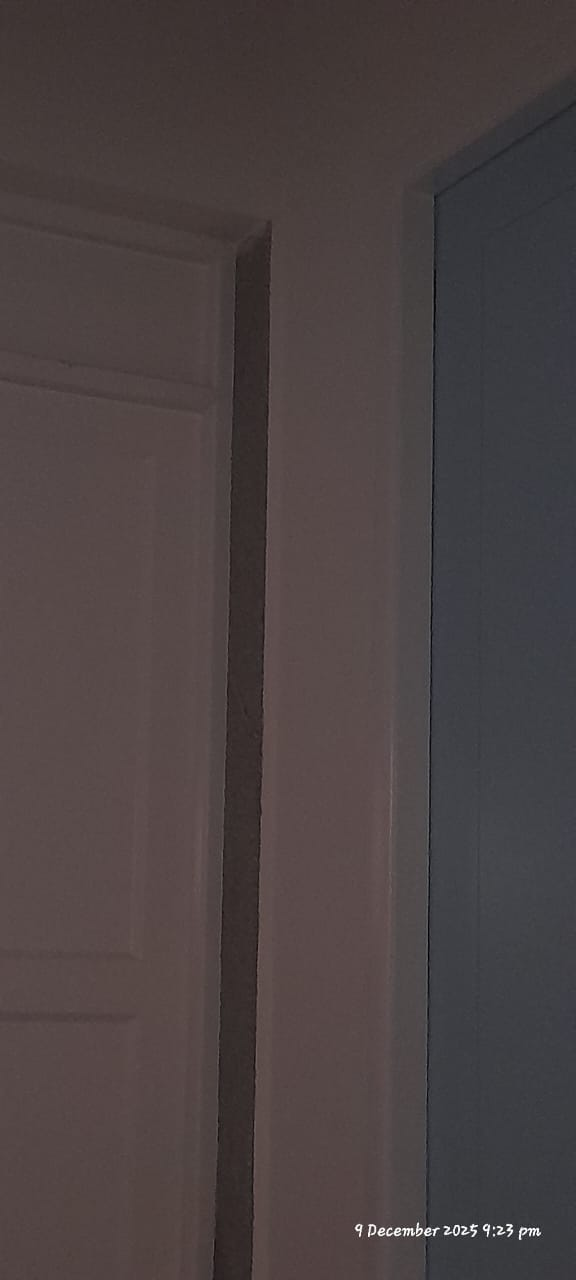
#> input picture Q6/low_light.jpg, 576 x 1280 px
$ python bitplaneslicing.py
#> lines starting #> are read from the running program, lines starting #| are printed output that depends on the picture; after the words box and inside, x2 and y2 are one past the last pixel; in counts of white or black regions, pixels touching at a corner belong together
import os
os.chdir(os.path.dirname(__file__))
import cv2
import numpy as np
import matplotlib
matplotlib.use("Agg")      # to avoid Tkinter crash
import matplotlib.pyplot as plt


# ---------- LOAD IMAGES ----------
# Replace with your image path
img_low = cv2.imread("low_light.jpg", cv2.IMREAD_GRAYSCALE)
#> img_low: shape (1280, 576); min 0, max 255, mean 68
img_bright = cv2.imread("bright_light.jpg", cv2.IMREAD_GRAYSCALE)
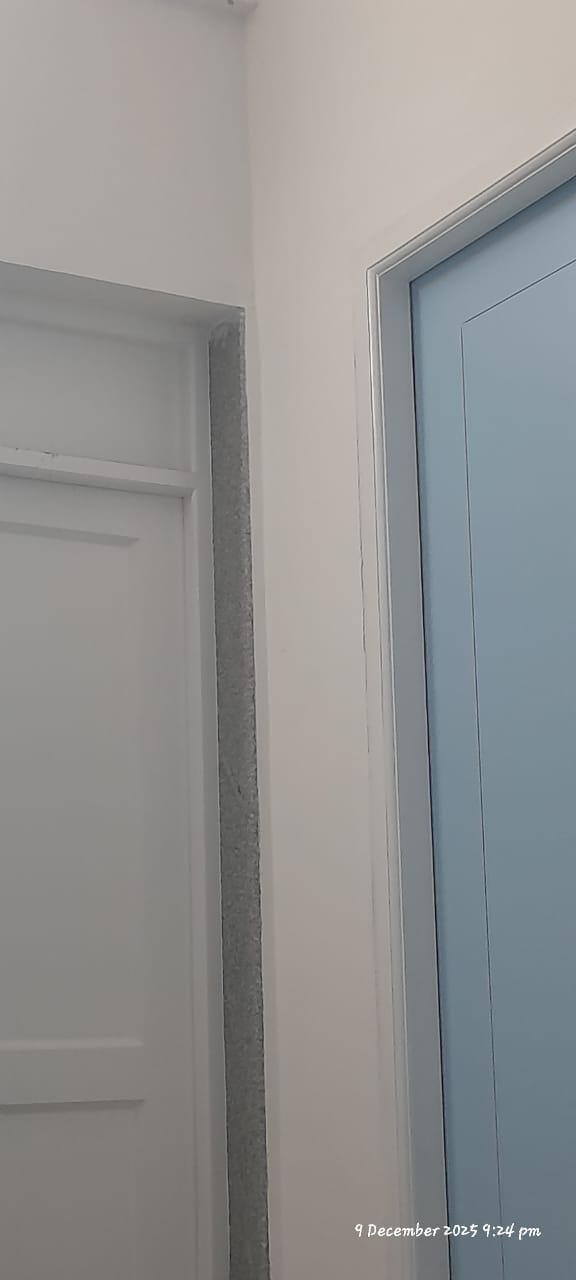
#> input picture Q6/bright_light.jpg, 576 x 1280 px
#> img_bright: shape (1280, 576); min 5, max 255, mean 144.7

# Ensure image loaded
if img_low is None or img_bright is None:
    raise ValueError("Error: Could not load one or both images.")

# ---------- FUNCTION TO COMPUTE BIT PLANES ----------
def compute_bitplanes(image):
    bitplanes = []
    for bit in range(8):
        plane = (image >> bit) & 1
        bitplanes.append((plane * 255).astype("uint8"))
#> this loop made 8 passes
#> pass 1, in compute_bitplanes, `plane = (image >> bit) & 1`:
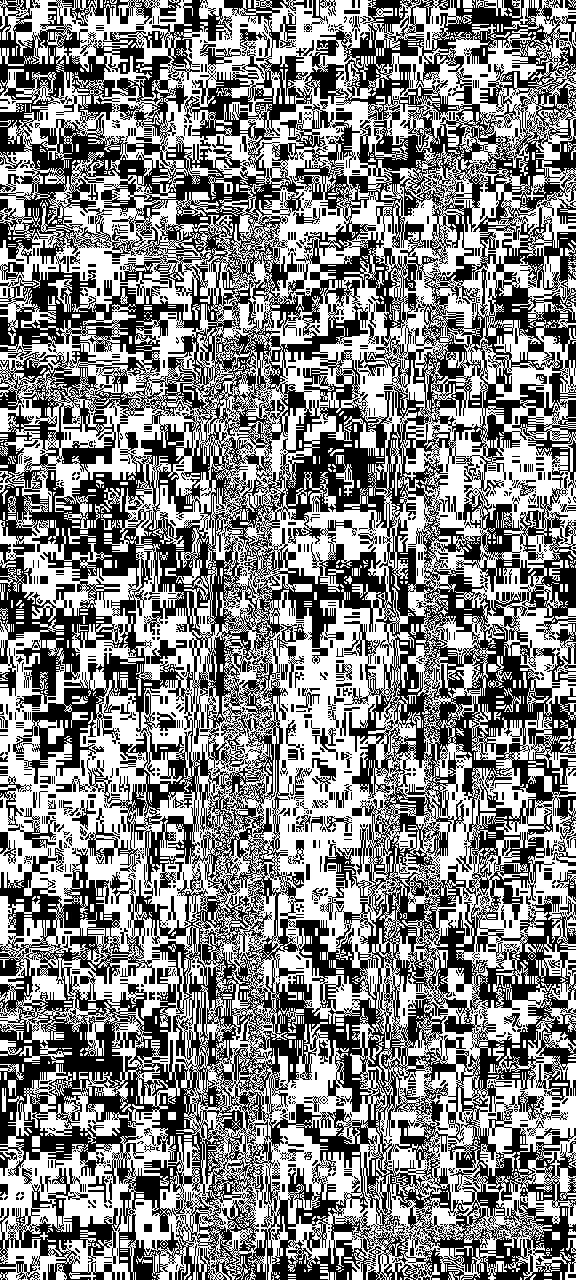
#> plane: shape (1280, 576); values 0 (black) and 1 (white), 51.3% white; 1780 black regions (1414 under 20 px), largest, box (x1, y1, x2, y2) and area: (0, 0, 576, 1280) 325043, (0, 1168, 122, 1280) 4228, (62, 0, 160, 26) 992
#> pass 3, in compute_bitplanes, `plane = (image >> bit) & 1`:
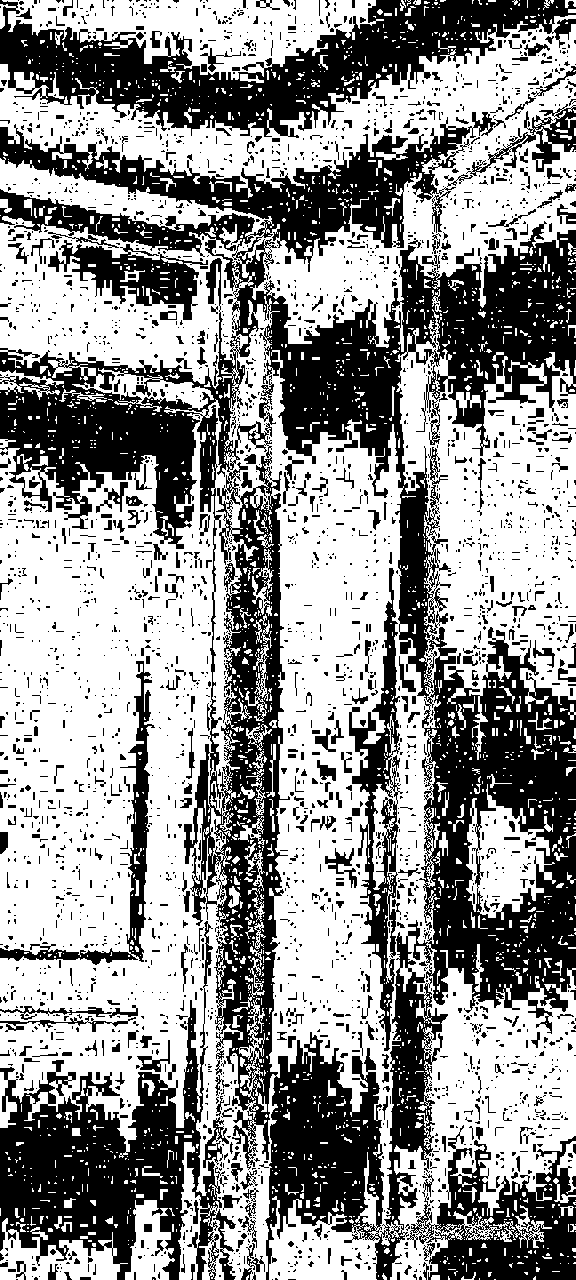
#> plane: shape (1280, 576); values 0 (black) and 1 (white), 57.7% white; 3042 black regions (2545 under 20 px), largest, box (x1, y1, x2, y2) and area: (0, 112, 576, 1280) 181249, (0, 0, 576, 138) 31523, (0, 921, 236, 1280) 28879
#> after the loop, bitplanes = 8 items
    return bitplanes

# ---------- COMPUTE BIT PLANES ----------
bitplanes_low = compute_bitplanes(img_low)
#> bitplanes_low = 8 items
bitplanes_bright = compute_bitplanes(img_bright)
#> the loop in compute_bitplanes (call 2), `for bit in range(8):` made 8 passes
#> pass 1, in compute_bitplanes (call 2), `plane = (image >> bit) & 1`:
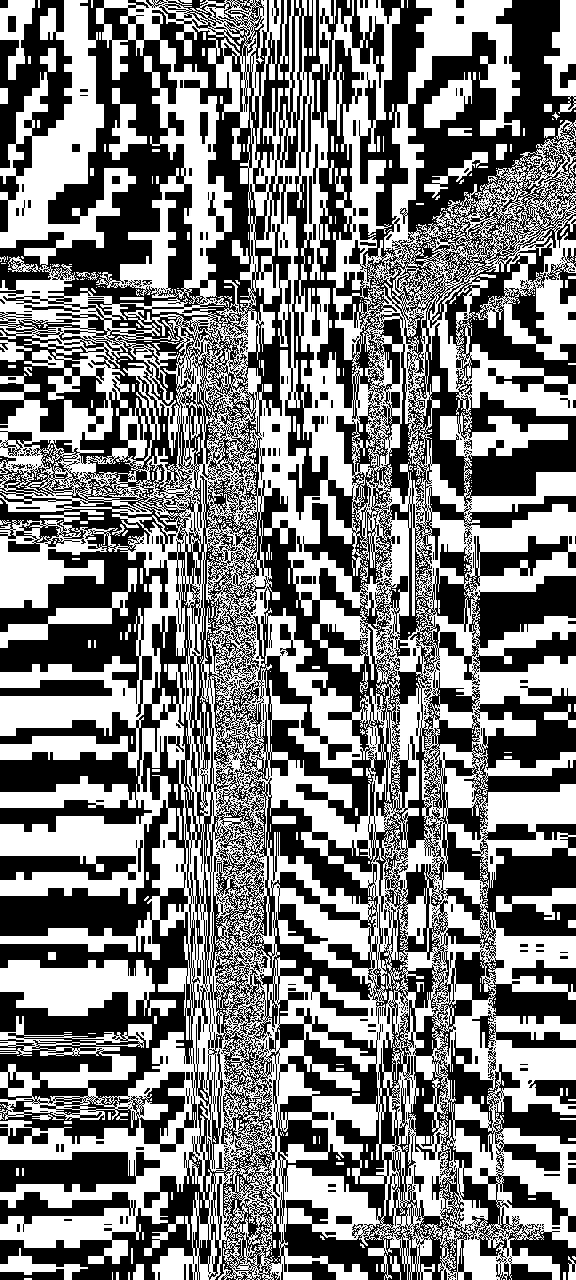
#> plane: shape (1280, 576); values 0 (black) and 1 (white), 49.1% white; 657 white regions (529 under 20 px), largest, box (x1, y1, x2, y2) and area: (0, 0, 576, 1280) 335103, (0, 960, 155, 1016) 6208, (0, 568, 137, 648) 2184
#> pass 3, in compute_bitplanes (call 2), `plane = (image >> bit) & 1`:
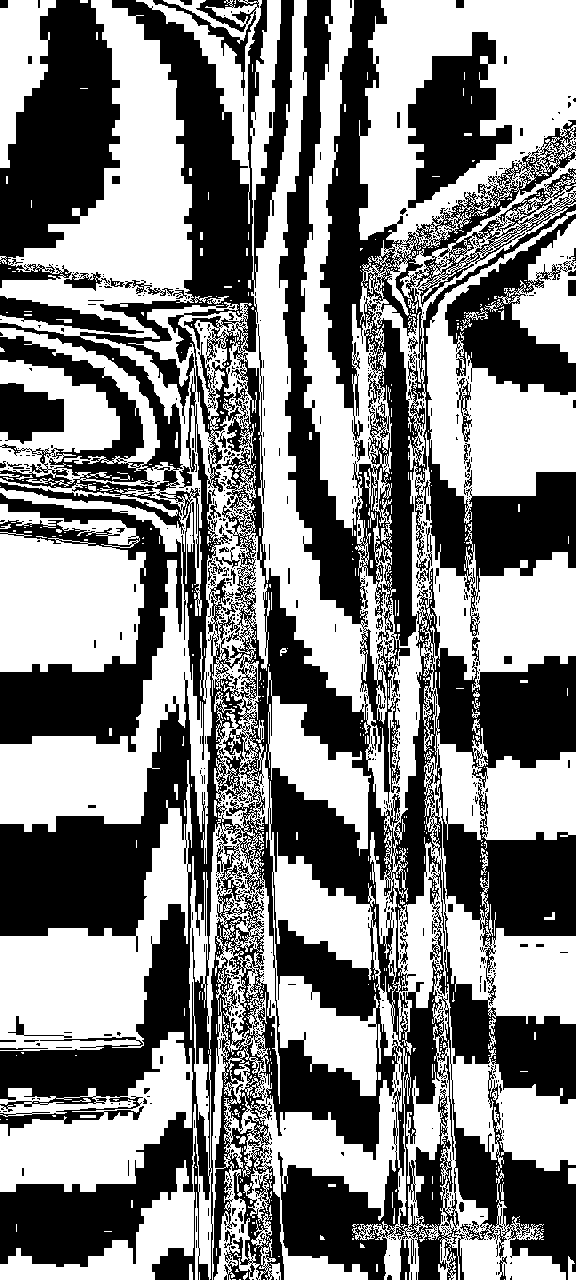
#> plane: shape (1280, 576); values 0 (black) and 1 (white), 51.6% white; 767 black regions (682 under 20 px), largest, box (x1, y1, x2, y2) and area: (0, 0, 576, 1280) 219856, (279, 0, 576, 803) 63481, (0, 0, 120, 288) 20910
#> bitplanes_bright = 8 items

# ---------- RECONSTRUCT USING LOWEST 3 BIT PLANES ----------
def reconstruct_from_low_bits(bitplanes):
    # bits 0, 1, 2
    recon = np.zeros_like(bitplanes[0], dtype=np.uint8)
    for bit in range(3):
        recon += ((bitplanes[bit]//255) << bit).astype(np.uint8)
    return recon

recon_low = reconstruct_from_low_bits(bitplanes_low)
recon_bright = reconstruct_from_low_bits(bitplanes_bright)

# ---------- DIFFERENCE BETWEEN ORIGINAL AND RECONSTRUCTED ----------
diff_low = cv2.absdiff(img_low, recon_low)
diff_bright = cv2.absdiff(img_bright, recon_bright)
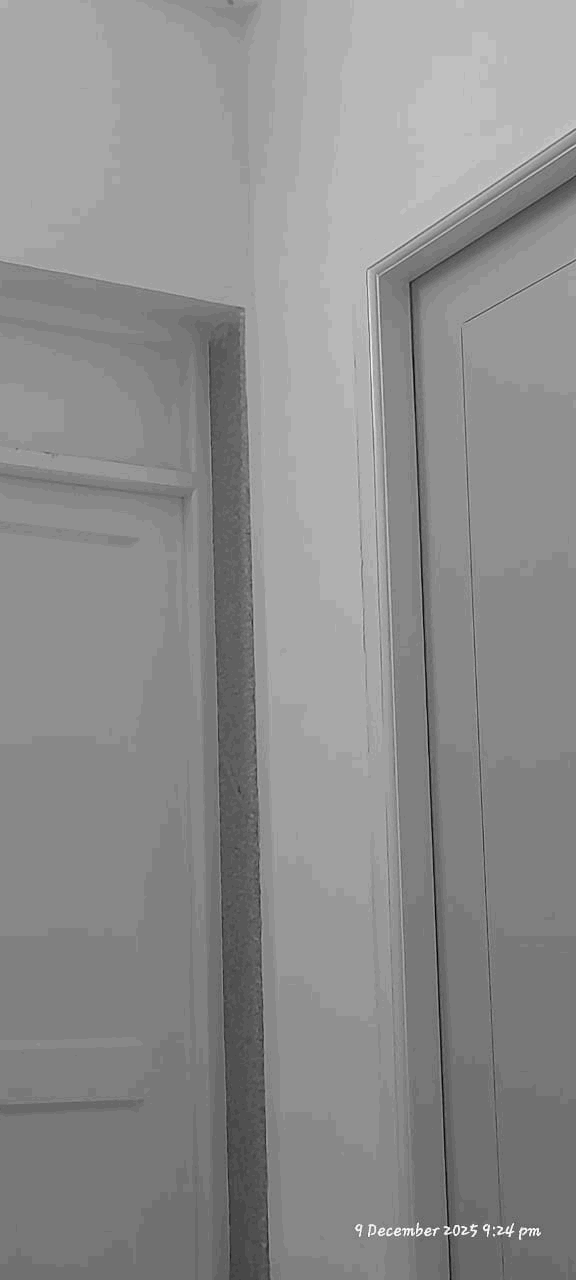
#> diff_bright: shape (1280, 576); min 0, max 248, mean 141.1

# ---------- DISPLAY RESULTS ----------
titles = [
    "Original Low-light", "Reconstructed (3 lowest bits)", "Difference",
    "Original Bright-light", "Reconstructed (3 lowest bits)", "Difference"
]

images = [
    img_low, recon_low, diff_low,
    img_bright, recon_bright, diff_bright
]

plt.figure(figsize=(12, 8))

for i in range(6):
    plt.subplot(2, 3, i+1)
    plt.imshow(images[i], cmap="gray")
    plt.title(titles[i])
    plt.axis("off")

plt.tight_layout()
plt.savefig("output.png")
